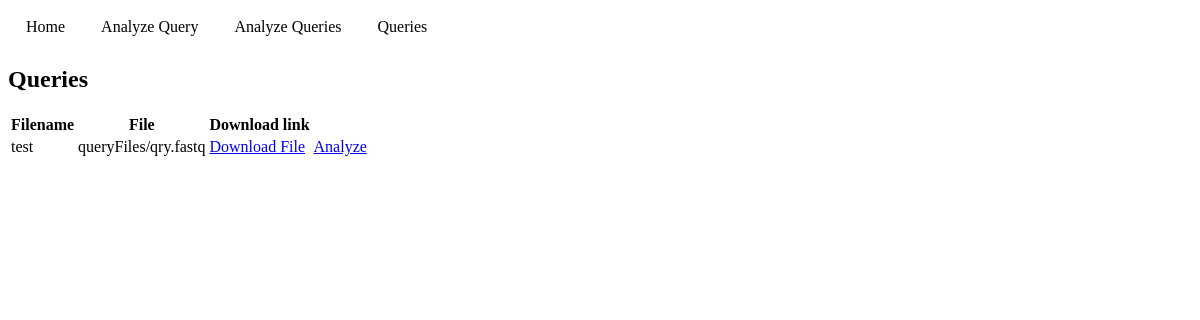
Before: /query/query_list/ with the older database file.
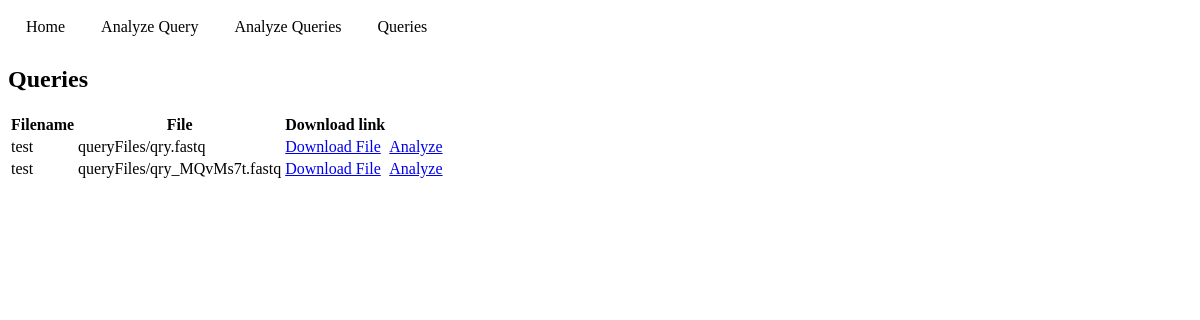
After: the same page with the newer database file.
### queries/models.py (models this page shows, shortened)
class Query(models.Model):
    fileName = models.CharField(max_length=100, default='query')
    queryFile = models.FileField(upload_to='queryFiles/', null=True, blank=True)
    query_collection = models.ForeignKey(Queries, on_delete=models.CASCADE, null=True)

### queries/views.py (the view)
# urls.py: path('query_list/', views.query_list, name='query_list'),
def query_list(request):
    queries = Query.objects.all()
    context = {
        'queries': queries,
        'empty': len(queries) == 0
    }
    return render(request, 'queries/query_list.html', context)

### queries/templates/queries/query_list.html
{% extends 'base.html' %}
{% block content %}
    {% if empty %}
        <h2>There are no queries.</h2>
    {% else %}
        <h2>Queries</h2>
        <table class="table">
            <thead>
            <tr>
                <th>Filename</th>
                <th>File</th>
                <th>Download link</th>
            </tr>
            </thead>
            <tbody>
                {% for query in queries %}
                <tr>
                    <td> {{ query.fileName }}</td>
                    <td> {{ query.queryFile }}</td>
                    <td>
                        <a href="{{ query.queryFile.url }}" target="_blank">
                            Download File
                        </a>
                    </td>
                    <td>
                        <a href="{% url 'queries:analyze' query_id=query.id %}" target="_blank">
                            Analyze
                        </a>
                    </td>
                </tr>
                {% endfor %}
            </tbody>
        </table>
    {% endif %}
{% endblock %}

Changed rows visible on the page:
added Query: fileName "test", queryFile "queryFiles/qry_MQvMs7t.fastq"
